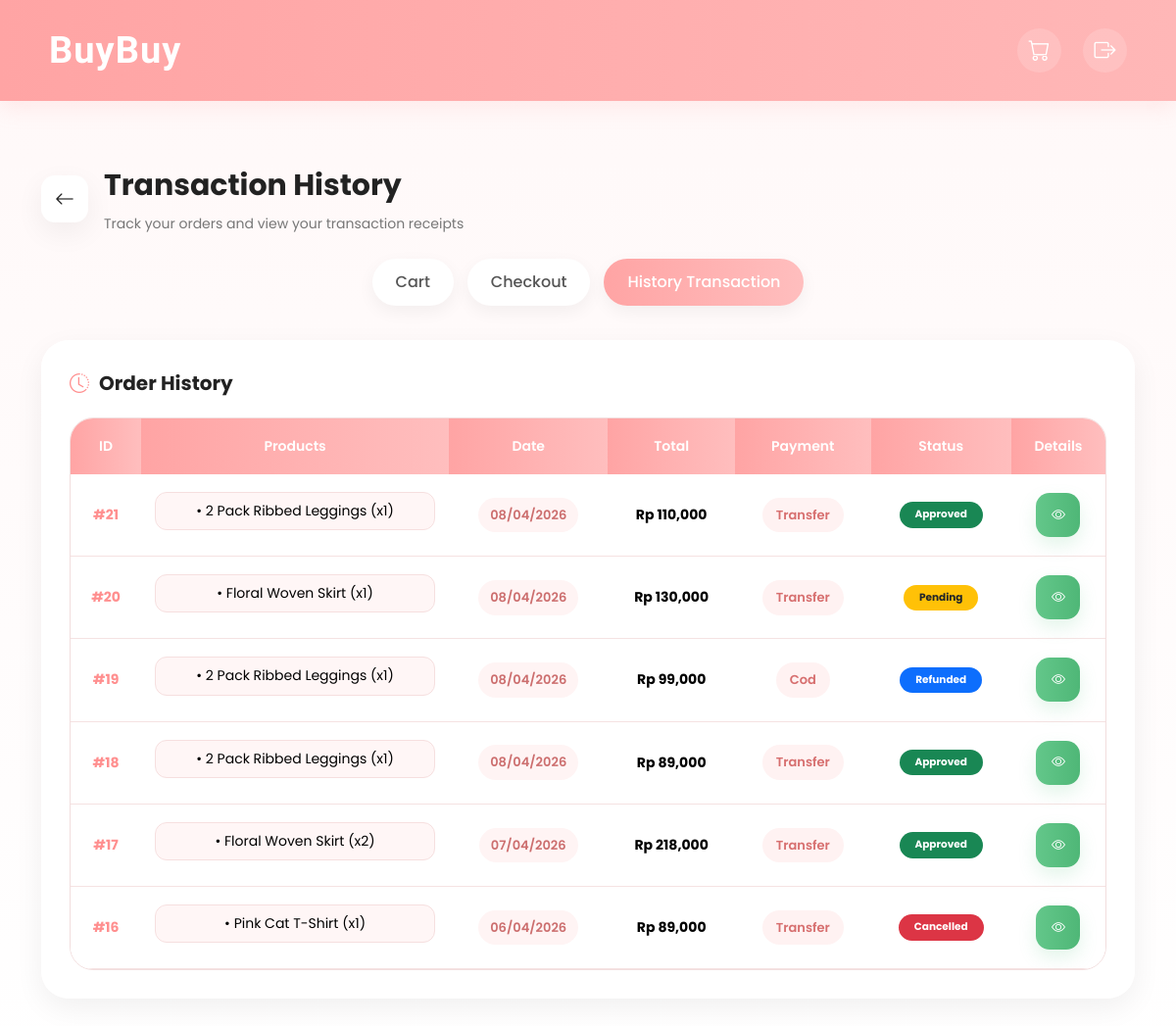
The page /customer/history.php (signed in) on the database its author committed.
### tables this page shows
CREATE TABLE `transactions` (
  `id` int(11) NOT NULL AUTO_INCREMENT,
  `customer_id` int(11) NOT NULL,
  `customer_name` varchar(100) NOT NULL,
  `total` int(11) NOT NULL,
  `payment_method` varchar(20) NOT NULL,
  `shipping_address` text DEFAULT NULL,
  `status` varchar(20) DEFAULT 'pending',
  `created_at` timestamp NOT NULL DEFAULT current_timestamp(),
  `payment_proof` varchar(255) DEFAULT NULL,
  `courier` varchar(100) DEFAULT NULL,
  `shipping_service` varchar(100) DEFAULT NULL,
  `shipping_cost` int(11) DEFAULT 0,
  PRIMARY KEY (`id`)
);

### customer/history.php (the view, shortened to what this page needs)
<?php
include '../config/database.php';
$customer_id = $_SESSION['user_id'];
$transactions = mysqli_query($conn, "
    SELECT
        t.*,
        GROUP_CONCAT(
            CONCAT(
                COALESCE(s.product_name, 'Produk'),
                ' (x', COALESCE(s.quantity, 0), ')~~',
                COALESCE(s.subtotal, 0)
            ) SEPARATOR '##'
        ) AS products
    FROM transactions t
    LEFT JOIN sales s ON t.id = s.transaction_id
    WHERE t.customer_id = $customer_id
    GROUP BY t.id
    ORDER BY t.id DESC
");
?>
<!DOCTYPE html>
<html lang="en">
<head>
    <link href="https://cdn.jsdelivr.net/npm/bootstrap@5.3.2/dist/css/bootstrap.min.css" rel="stylesheet">
    <link href="https://cdn.jsdelivr.net/npm/bootstrap-icons/font/bootstrap-icons.css" rel="stylesheet">
</head>
<body>
<nav class="navbar navbar-expand-lg">
    <a class="navbar-brand" href="index.php">BuyBuy</a>
    <div class="ms-auto d-flex align-items-center">
        <a href="cart.php" class="nav-icon">
            <i class="bi bi-cart"></i>
        </a>
        <a href="../auth/logout.php" class="nav-icon">
            <i class="bi bi-box-arrow-right"></i>
        </a>
    </div>
</nav>
<div class="container py-4">
    <div class="page-header">
        <div class="d-flex align-items-center gap-3 flex-wrap">
            <a href="index.php" class="back-link">
                <i class="bi bi-arrow-left fs-5"></i>
            </a>
            <div>
                <div class="page-title">Transaction History</div>
                <div class="page-subtitle">Track your orders and view your transaction receipts</div>
            </div>
        </div>
        <div class="cart-tabs">
            <a href="cart.php">Cart</a>
            <a href="checkout.php">Checkout</a>
            <a href="history.php" class="active">History Transaction</a>
        </div>
    </div>
    <div class="history-wrapper">
        <div class="section-title">
            <i class="bi bi-clock-history"></i> Order History
        </div>
        <?php if(mysqli_num_rows($transactions) == 0): ?>
            <div class="empty-box">No Transactions Yet</div>
        <?php else: ?>
        <div class="table-responsive table-card">
            <table class="table align-middle">
                <thead>
                    <tr>
                        <th>ID</th>
                        <th>Products</th>
                        <th>Date</th>
                        <th>Total</th>
                        <th>Payment</th>
                        <th>Status</th>
                        <th>Details</th>
                    </tr>
                </thead>
                <tbody>
                <?php while($row = mysqli_fetch_assoc($transactions)) : ?>
                    <tr>
                        <td>
                            <span class="transaction-id">#<?= $row['id'] ?></span>
                        </td>
                        <td class="product-list">
                            <?php
                            if(!empty($row['products'])){
                                $items = explode('##', $row['products']);
                                foreach($items as $item){
                                    $parts = explode('~~', $item);
                                    $nameQty = $parts[0];
                                    echo '<div class="product-item">• ' . htmlspecialchars($nameQty) . '</div>';
                                }
                            } else {
                                echo '<span class="text-muted">No products</span>';
                            }
                            ?>
                        </td>
                        <td>
                            <span class="date-badge"><?= date('d/m/Y', strtotime($row['created_at'])) ?></span>
                        </td>
                        <td class="total-text">Rp <?= number_format($row['total']) ?></td>
                        <td>
                            <span class="payment-pill"><?= ucfirst($row['payment_method']) ?></span>
                        </td>
                        <td>
                            <?php
                            $status = strtolower($row['status']);
                            if($status == 'approved'){
                                echo '<span class="badge bg-success px-3 py-2 rounded-pill">Approved</span>';
                            } elseif($status == 'pending'){
                                echo '<span class="badge bg-warning text-dark px-3 py-2 rounded-pill">Pending</span>';
                            } elseif($status == 'cancel_requested'){
                                echo '<span class="badge bg-secondary px-3 py-2 rounded-pill">Cancel Requested</span>';
                            } elseif($status == 'cancelled'){
                                echo '<span class="badge bg-danger px-3 py-2 rounded-pill">Cancelled</span>';
                            } elseif($status == 'refund_requested'){
                                echo '<span class="badge bg-info text-dark px-3 py-2 rounded-pill">Refund Requested</span>';
                            } elseif($status == 'refunded'){
                                echo '<span class="badge bg-primary px-3 py-2 rounded-pill">Refunded</span>';
                            } else {
                                echo '<span class="badge bg-dark px-3 py-2 rounded-pill">Unknown</span>';
                            }
                            ?>
                        </td>
                        <td>
                            <button type="button" class="action-box action-view border-0"
                                data-bs-toggle="modal"
                                data-bs-target="#receiptModal"
                                data-id="<?= htmlspecialchars($row['id']) ?>"
                                data-customer="<?= htmlspecialchars($row['customer_name']) ?>"
                                data-total="<?= htmlspecialchars($row['total']) ?>"
                                data-payment="<?= htmlspecialchars($row['payment_method']) ?>"
                                data-status="<?= htmlspecialchars($row['status']) ?>"
                                data-proof="<?= htmlspecialchars($row['payment_proof']) ?>"
                                data-date="<?= htmlspecialchars($row['created_at']) ?>"
                                data-address="<?= htmlspecialchars($row['shipping_address']) ?>"
                                data-products="<?= htmlspecialchars($row['products']) ?>"
                                data-courier="<?= htmlspecialchars($row['courier'] ?? '') ?>"
                                data-service="<?= htmlspecialchars($row['shipping_service'] ?? '') ?>"
                                data-shipping="<?= htmlspecialchars($row['shipping_cost'] ?? 0) ?>">
                                <i class="bi bi-eye"></i>
                            </button>
                        </td>
                    </tr>
                <?php endwhile; ?>
                </tbody>
            </table>
        </div>
        <?php endif; ?>
    </div>
</div>
</body>
</html>

### customer/history.php (style rules this page uses)
:root { --primary:#FFA4A4; --primary-dark:#ff8f8f; --secondary:#fff7f7; --text:#222; --muted:#777; --white:#fff; --border:#f1d9d9; --shadow:0 10px 30px rgba(0,0,0,0.06); --radius:20px; }
body { font-family:'Poppins', sans-serif; background:linear-gradient(to bottom, #fff8f8, #ffffff); color:var(--text); min-height:100vh; padding-bottom:60px; }
a { text-decoration:none; }
.navbar { background:linear-gradient(90deg, #FFA4A4, #ffb7b7); padding:18px 50px; box-shadow:0 8px 20px rgba(255,164,164,0.18); }
.navbar-brand { font-weight:700; color:white !important; font-size:38px; font-family:'Simonetta', serif; letter-spacing:1px; }
.nav-icon { color:white !important; font-size:22px; margin-left:22px; width:45px; height:45px; display:flex; align-items:center; justify-content:center; border-radius:50%; background:rgba(255,255,255,0.15); transition:0.25s ease; }
.page-header { margin-top:40px; margin-bottom:35px; }
.back-link { width:48px; height:48px; display:flex; align-items:center; justify-content:center; border-radius:14px; background:var(--white); color:var(--text); box-shadow:var(--shadow); transition:0.2s ease; }
.page-title { font-size:30px; font-weight:700; margin-bottom:6px; }
.page-subtitle { color:var(--muted); font-size:14px; }
.cart-tabs { display:flex; gap:14px; flex-wrap:wrap; justify-content:center; margin-top:25px; }
.cart-tabs a { background:var(--white); color:#555; padding:12px 24px; border-radius:999px; font-weight:500; box-shadow:0 6px 18px rgba(0,0,0,0.05); transition:0.25s ease; }
.cart-tabs a.active { background:linear-gradient(90deg, #FFA4A4, #ffbebe); color:white; }
.history-wrapper { background:rgba(255,255,255,0.92); border:1px solid rgba(255,255,255,0.7); backdrop-filter:blur(10px); border-radius:28px; padding:28px; box-shadow:var(--shadow); margin-bottom:30px; }
.section-title { font-size:20px; font-weight:700; margin-bottom:20px; display:flex; align-items:center; gap:10px; }
.section-title i { color:var(--primary-dark); }
.table-card { background:#fff; border-radius:24px; overflow:hidden; border:1px solid #f2dede; }
.table { margin-bottom:0; }
.table thead th { background:linear-gradient(90deg, #FFA4A4, #ffbebe) !important; color:white !important; text-align:center; vertical-align:middle; border:none !important; padding:18px 14px; font-size:14px; font-weight:600; white-space:nowrap; }
.table tbody td { text-align:center; vertical-align:middle; border-color:#f5e2e2 !important; padding:18px 14px; font-size:14px; }
.transaction-id { font-weight:700; color:var(--primary-dark); }
.product-list { text-align:left; font-size:14px; line-height:1.8; min-width:220px; }
.product-item { background:#fff6f6; border:1px solid #f6dfdf; padding:6px 10px; border-radius:12px; margin-bottom:8px; display:inline-block; width:100%; }
.date-badge { background:#fff4f4; color:#cc6e6e; padding:8px 12px; border-radius:999px; font-weight:600; font-size:13px; display:inline-block; }
.total-text { font-weight:700; color:#222; }
.payment-pill { background:#fff2f2; color:#d76f6f; padding:8px 14px; border-radius:999px; font-weight:600; display:inline-block; font-size:13px; }
.action-box { width:45px; height:45px; border-radius:14px; display:inline-flex; align-items:center; justify-content:center; color:#fff; cursor:pointer; transition:0.25s ease; box-shadow:0 8px 18px rgba(99,199,138,0.18); }
.action-view { background:linear-gradient(90deg, #63C78A, #4fb777); }

### rows shown on the page
transactions: id "21", nameQty "2 Pack Ribbed Leggings (x1)", created_at "08/04/2026", total "110,000", payment_method "Transfer", status "Approved"
transactions: id "20", nameQty "Floral Woven Skirt (x1)", created_at "08/04/2026", total "130,000", payment_method "Transfer", status "Pending"
transactions: id "19", nameQty "2 Pack Ribbed Leggings (x1)", created_at "08/04/2026", total "99,000", payment_method "Cod", status "Refunded"
transactions: id "18", nameQty "2 Pack Ribbed Leggings (x1)", created_at "08/04/2026", total "89,000", payment_method "Transfer", status "Approved"
transactions: id "17", nameQty "Floral Woven Skirt (x2)", created_at "07/04/2026", total "218,000", payment_method "Transfer", status "Approved"
transactions: id "16", nameQty "Pink Cat T-Shirt (x1)", created_at "06/04/2026", total "89,000", payment_method "Transfer", status "Cancelled"
